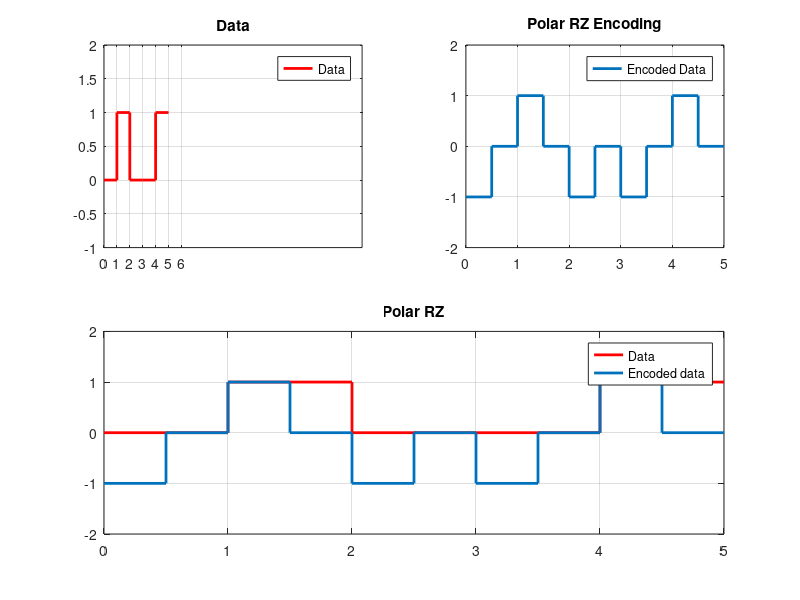
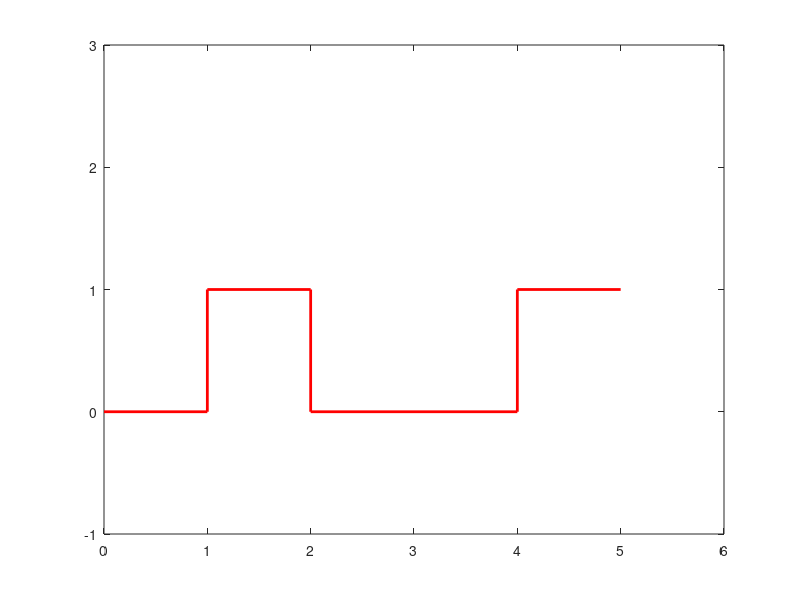

MATLAB code to generate these figures, in order:
%2017331108
data = [0 1 0 0 1];
n = length(data);

a2=[];
b2 = data(1:length(data))

a2(1:length(data)) = b2;
a2(n+1) = a2(n);

xs=0:length(a2)-1

x = [];
y = [];

for i=1:n
    x=[x i-1 i-1+0.5 i-1+0.5 i];
    if(data(i)==0)
        y=[y -1 -1 0 0];
    else
        y=[y 1 1 0 0];
    end
end

subplot(2,2,1);
stairs(xs,a2,'r', 'linewidth', 2);
title('Data')
axis([0 length(y) -1 2])
xticks(0:1:length(a2))
legend('Data')
grid on

subplot(2,2,2);
plot(x,y, 'linewidth', 2);
axis([0,n,-2,2]);
title('Polar RZ');
legend('data', 'Encoded data');
title('Polar RZ Encoding')
legend("Encoded Data")
grid on;


subplot(2,2,[3,4]);
stairs(xs,a2,'r','linewidth', 2);
hold on;

plot(x,y, 'linewidth', 2)
axis([0,n,-2,2]);
title('Polar RZ');
legend('Data', 'Encoded data');
hold off  
grid on;



%Decode
d = [];

for i=1:4:length(y)-3
  disp(i);
  if(y(i)==-1)
    d=[d 0];
  else
    d=[d 1];
  end
end  
disp(d);
%d2=[];
%v2 = d(1:length(d))

%d2(1:length(d)) = v2;
%d2(5) = d2(4);
d(length(d)+1) = d(length(d));

%d(1) = d(2); 
xq=0:length(d)-1
figure(2)
stairs(xq,d,'r','linewidth',2)
axis([0, length(d), -1, 3]) 
%disp(data);


